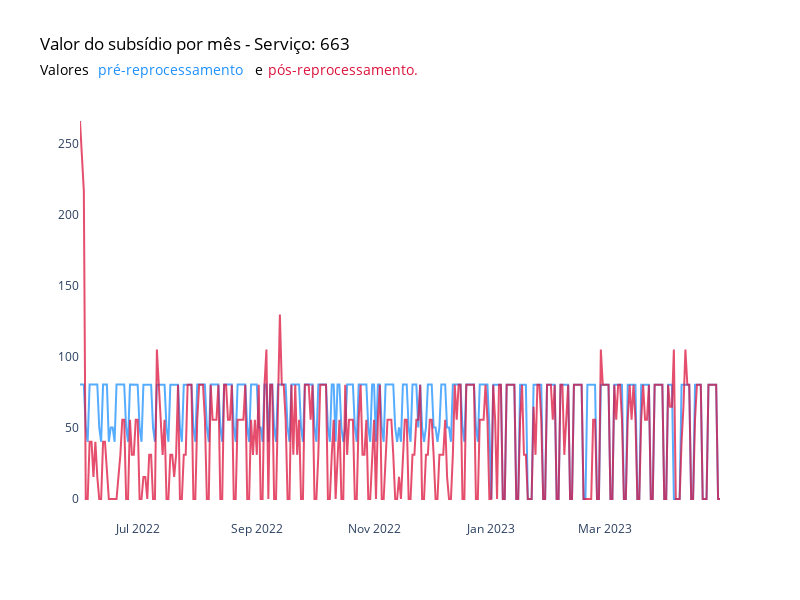

Notebook code cell kept with this figure:
### Code cell
# O que explica o POD caindo após 01-01-2023???

subsidio_a_pagar_dia['DATA'] = pd.to_datetime(subsidio_a_pagar_dia['DATA'])
subsidio_a_pagar_dia['mes_ano'] = subsidio_a_pagar_dia['DATA'].dt.strftime('%Y-%m')

POD_mes = subsidio_a_pagar_dia[['DATA', 'distancia_total_planejada', 'km_apurada']].sort_values(by='DATA')
POD_mes


# Criar o gráfico de linha com plotly
fig = go.Figure()

# Adicionar a linha com pontos para tabela_subsidio_mes['valor_subsidio_pre']
fig.add_trace(go.Scatter(x=POD_mes['DATA'], y=POD_mes['distancia_total_planejada'],
                         mode='lines',
                         name='Distancia Planejada',
                         marker=dict(color='dodgerblue'),
                         opacity=0.75))

# Adicionar a linha com pontos para tabela_subsidio_mes['valor_subsidio_pos']
fig.add_trace(go.Scatter(x=POD_mes['DATA'], y=POD_mes['km_apurada'],
                         mode='lines',
                         name='Distância Apurada',
                         marker=dict(color='crimson'),
                         opacity=0.75))

# Configurar layout e outros parâmetros do gráfico seguindo o design anterior
fig.update_layout(
    title=dict(text="Valor do subsídio por mês - Serviço: 663", font=dict(color='black')),
    showlegend=False,
    width=800,
    height=600,
    plot_bgcolor='white',
    xaxis=dict(showgrid=False, zeroline=False),
    yaxis=dict(showgrid=False, zeroline=False),
    # Adicionando anotações para o subtítulo com cores específicas
    annotations=[
        dict(
            x=-0.065,
            y=1.10,
            xref='paper',
            yref='paper',
            xanchor='left',
            text='Valores',
            showarrow=False,
            font=dict(color='black', size=14)
        ),
        dict(
            x=0.025,
            y=1.10,
            xref='paper',
            yref='paper',
            xanchor='left',
            text='pré-reprocessamento',
            showarrow=False,
            font=dict(color='dodgerblue', size=14)
        ),
        dict(
            x=0.27,
            y=1.10,
            xref='paper',
            yref='paper',
            xanchor='left',
            text='e',
            showarrow=False,
            font=dict(color='black', size=14)
        ),
        dict(
            x=0.29,
            y=1.10,
            xref='paper',
            yref='paper',
            xanchor='left',
            text='pós-reprocessamento.',
            showarrow=False,
            font=dict(color='crimson', size=14)
        )
    ]
)

fig.show()

### Figure 1 — Plotly figure (JSON) as saved in the notebook; plotly's stock layout.template omitted (floating-point values rounded to 4 significant figures; data arrays with more than 128 entries replaced by an {"elided": "..."} marker saying what was removed)
{"data": [{"marker": {"color": "dodgerblue"}, "mode": "lines", "name": "Distancia Planejada", "opacity": 0.75, "type": "scatter", "x": {"elided": "334 str values"}, "y": {"elided": "334 float values"}}, {"marker": {"color": "crimson"}, "mode": "lines", "name": "Distância Apurada", "opacity": 0.75, "type": "scatter", "x": {"elided": "334 str values"}, "y": {"elided": "334 float values"}}], "layout": {"annotations": [{"font": {"color": "black", "size": 14}, "showarrow": false, "text": "Valores", "x": -0.065, "xanchor": "left", "xref": "paper", "y": 1.1, "yref": "paper"}, {"font": {"color": "dodgerblue", "size": 14}, "showarrow": false, "text": "pré-reprocessamento", "x": 0.025, "xanchor": "left", "xref": "paper", "y": 1.1, "yref": "paper"}, {"font": {"color": "black", "size": 14}, "showarrow": false, "text": "e", "x": 0.27, "xanchor": "left", "xref": "paper", "y": 1.1, "yref": "paper"}, {"font": {"color": "crimson", "size": 14}, "showarrow": false, "text": "pós-reprocessamento.", "x": 0.29, "xanchor": "left", "xref": "paper", "y": 1.1, "yref": "paper"}], "height": 600, "plot_bgcolor": "white", "showlegend": false, "title": {"font": {"color": "black"}, "text": "Valor do subsídio por mês - Serviço: 663"}, "width": 800, "xaxis": {"showgrid": false, "zeroline": false}, "yaxis": {"showgrid": false, "zeroline": false}}}
